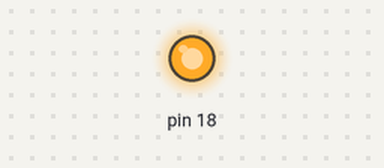
This sketch was run on a simulated Arduino Uno, built with avr-gcc and run on an emulated ATmega328P. Shown: output pins drawn as LEDs (lit = HIGH).

Above: at 0.1 s.
Timing chart, 0 to 1.6 s (numbered marks = the images above):
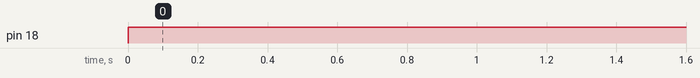

Measured:
- by itself, pin 18: LOW → HIGH at 0.00 s

The sketch:

LED_BUTTON_OOP.ino
```cpp
#include "LED.h"
#include "BUTTON.h"
LED led1(18);
BUTTON button(23);

void setup(){
    led1.begin();
    button.begin();
}

void loop(){
    if(button.isPressed())
    {
        led1.on();
    }
    else{
        led1.off();
    }
}
```

BUTTON.cpp
```cpp
#include "BUTTON.h"

    BUTTON::BUTTON(int butpin)
    {
        pin=butpin;
    }
    void BUTTON::begin()
    {
        pinMode(pin,INPUT_PULLUP);
    }
    bool BUTTON::isPressed(){
        return digitalRead(pin) == LOW;
    }
```

BUTTON.h
```cpp
#pragma once
#include <Arduino.h>
class BUTTON{
    private:
    int pin;
    public:
    BUTTON(int butpin);

    void begin();
    bool isPressed();
};
```

LED.cpp
```cpp
#include<LED.h>


    LED::LED(int ledPin){
        pin=ledPin;
    }

    void LED::begin()
    {
        pinMode(pin,OUTPUT);
    }
    void LED::on()
    {
        digitalWrite(pin,HIGH);
    }
    void LED::off()
    {
        digitalWrite(pin,LOW);
    }
    void LED::blink(int s)
    {
        on();
        delay(s);
        off();
        delay(s);
    }
```

LED.h
```cpp
#pragma once
#include <Arduino.h>
class LED
{
    private:
    int pin;
    public:
    LED(int ipin);

    void begin();
    void on();
    void off();
    void blink(int s);
};
```
